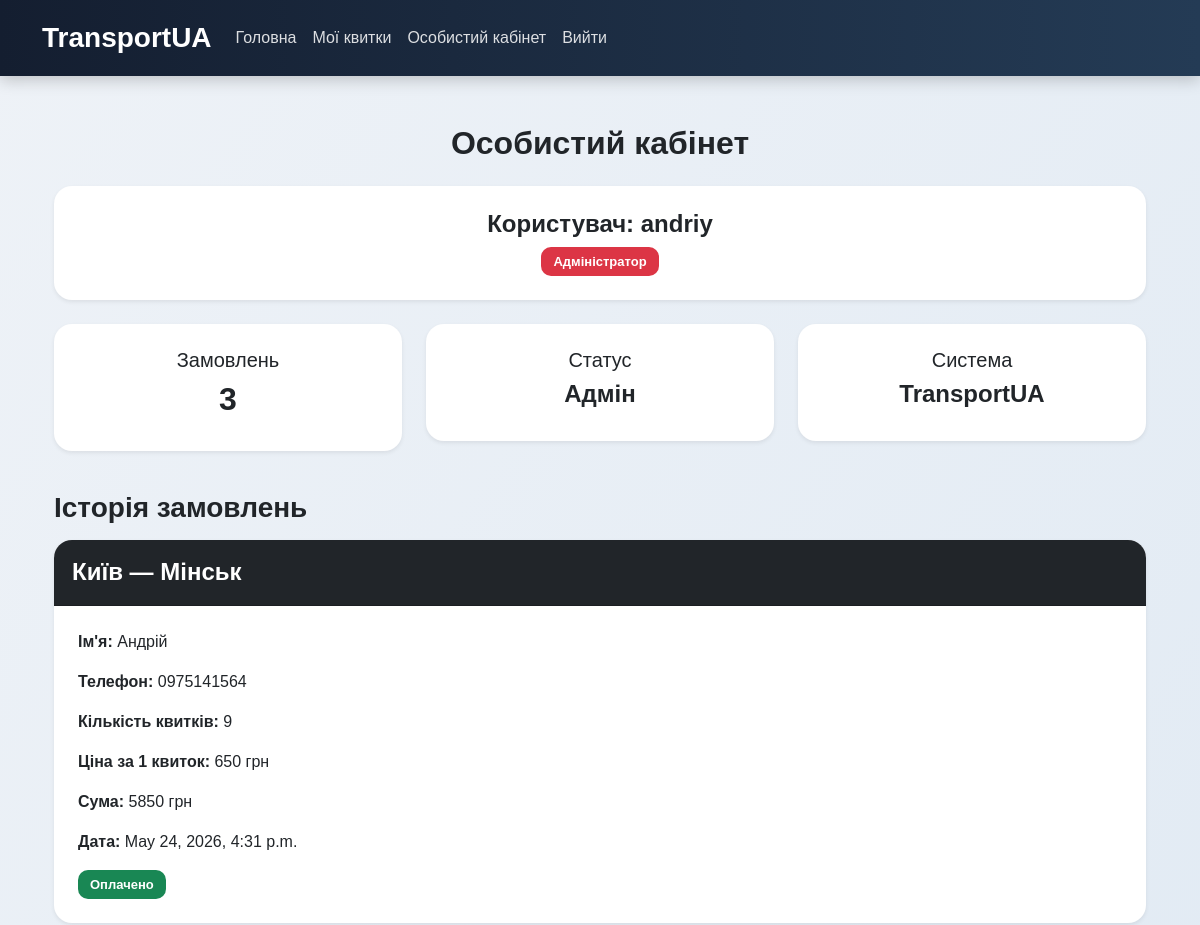
Before: /blog/profile/ (signed in, upper part) with the older database file.
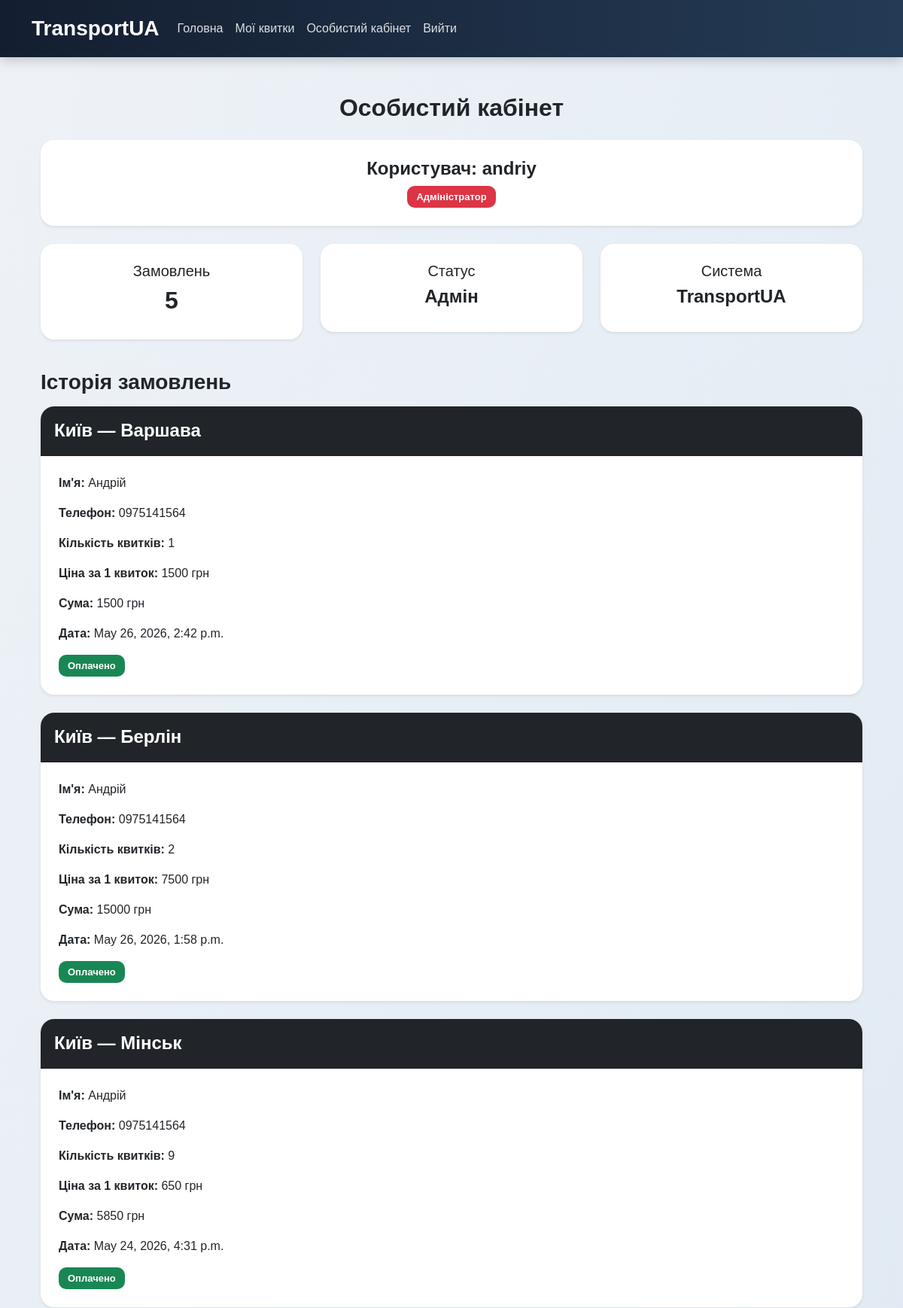
After: the same page with the newer database file.
### blog/models.py (models this page shows, shortened)
class TicketOrder(models.Model):
    user = models.ForeignKey(User, on_delete=models.CASCADE, null=True, blank=True)
    route = models.ForeignKey(Route, on_delete=models.CASCADE)
    name = models.CharField(max_length=100)
    phone = models.CharField(max_length=20)
    count = models.IntegerField()
    created_at = models.DateTimeField(auto_now_add=True)
    def total_price(self):
        return self.route.price * self.count

class Route(models.Model):
    from_city = models.CharField(max_length=100)
    to_city = models.CharField(max_length=100)
    price = models.IntegerField()
    image = models.CharField(max_length=100)

### blog/views.py (the view)
# urls.py: path('profile/', views.profile, name='profile'),
@login_required
def profile(request):
    if request.user.is_staff:
        tickets = TicketOrder.objects.all().order_by("-created_at")
    else:
        tickets = TicketOrder.objects.filter(user=request.user).order_by("-created_at")
    return render(request, "blog/profile.html", {
        "tickets": tickets
    })

### blog/templates/blog/profile.html
{% extends 'blog/base.html' %}
{% block content %}
<div class="container mt-4">
    <h2 class="text-center mb-4">Особистий кабінет</h2>
    <div class="card shadow-sm mb-4">
        <div class="card-body text-center">
            <h4>Користувач: {{ request.user.username }}</h4>
            {% if request.user.is_superuser %}
                <span class="badge bg-danger">Адміністратор</span>
            {% else %}
                <span class="badge bg-primary">Користувач</span>
            {% endif %}
        </div>
    </div>
    <div class="row mb-4">
        <div class="col-md-4 mb-3">
            <div class="card shadow-sm text-center">
                <div class="card-body">
                    <h5>Замовлень</h5>
                    <h2>{{ tickets.count }}</h2>
                </div>
            </div>
        </div>
        <div class="col-md-4 mb-3">
            <div class="card shadow-sm text-center">
                <div class="card-body">
                    <h5>Статус</h5>
                    {% if request.user.is_superuser %}
                        <h4>Адмін</h4>
                    {% else %}
                        <h4>Клієнт</h4>
                    {% endif %}
                </div>
            </div>
        </div>
        <div class="col-md-4 mb-3">
            <div class="card shadow-sm text-center">
                <div class="card-body">
                    <h5>Система</h5>
                    <h4>TransportUA</h4>
                </div>
            </div>
        </div>
    </div>
    <h3 class="mb-3">Історія замовлень</h3>
    {% for ticket in tickets %}
    <div class="card shadow-sm mb-4">
        <div class="card-header bg-dark text-white">
            <h4 class="mb-0">
                {{ ticket.route.from_city }} — {{ ticket.route.to_city }}
            </h4>
        </div>
        <div class="card-body">
            <p><b>Ім'я:</b> {{ ticket.name }}</p>
            <p><b>Телефон:</b> {{ ticket.phone }}</p>
            <p><b>Кількість квитків:</b> {{ ticket.count }}</p>
            <p><b>Ціна за 1 квиток:</b> {{ ticket.route.price }} грн</p>
            <p><b>Сума:</b> {{ ticket.total_price }} грн</p>
            <p><b>Дата:</b> {{ ticket.created_at }}</p>
            <span class="badge bg-success">Оплачено</span>
        </div>
    </div>
    {% empty %}
    <div class="alert alert-warning text-center">
        Замовлень ще немає.
    </div>
    {% endfor %}
</div>
{% endblock %}

Changed rows visible on the page:
added TicketOrder: route.from_city "Київ", route.to_city "Варшава", name "Андрій", phone "0975141564", count "1", route.price "1500", total_price "1500", created_at "May 26, 2026, 2:42 p.m."
added TicketOrder: route.from_city "Київ", route.to_city "Берлін", name "Андрій", phone "0975141564", count "2", route.price "7500", total_price "15000", created_at "May 26, 2026, 1:58 p.m."
Other visible differences:
{{ tickets.count }}: "3" → "5"
